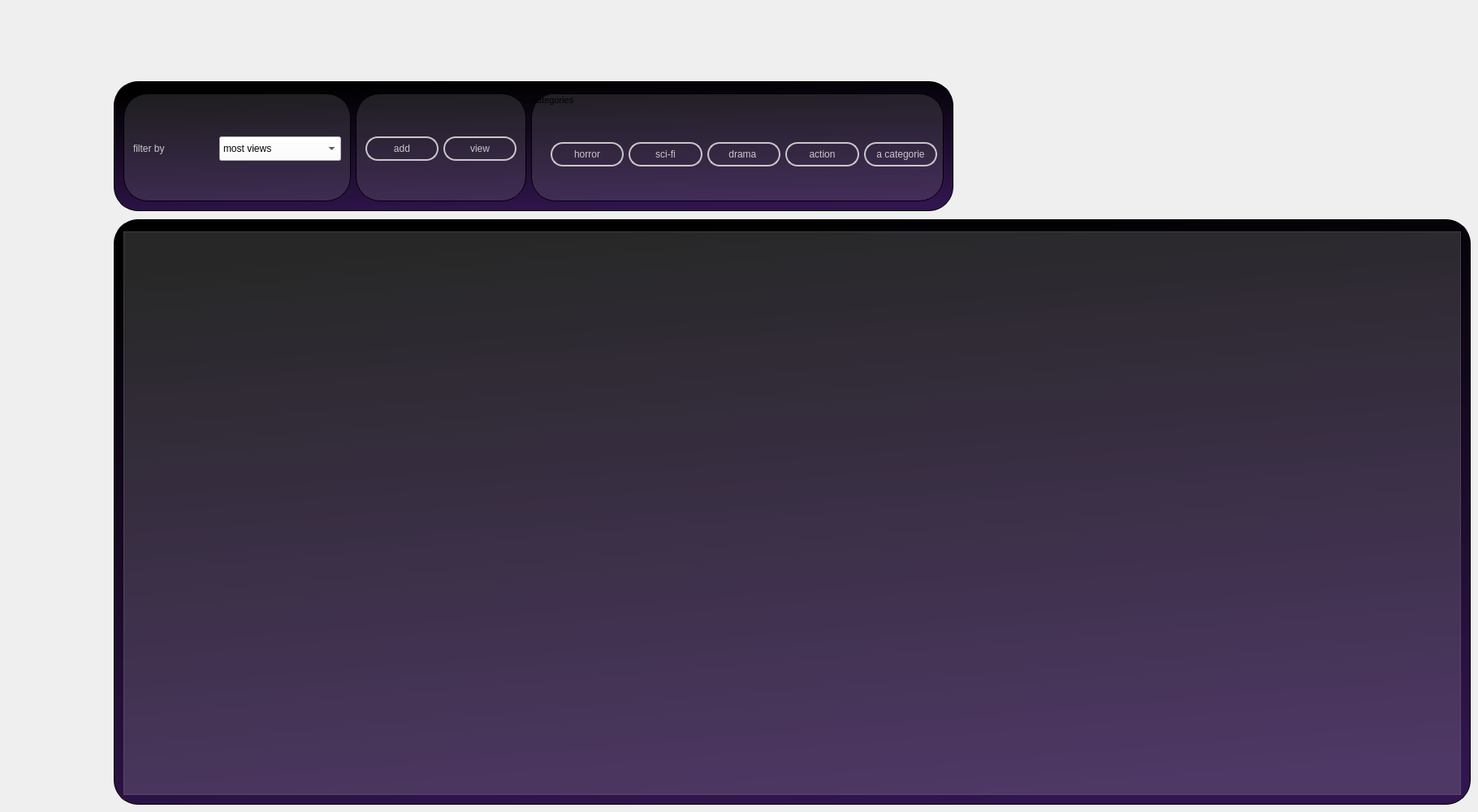
   <widget class="QWidget" name="listemovie">
    <property name="styleSheet">
     <string notr="true">QPushButton 
{
		background-color : rgba(125,125,125,0);
		color : rgba(200,200,200,255);
		border: 2px solid rgba(200,200,200,255);
    	border-radius: 15px;
}

/*QScrollBar {
		background: #D3D3D3;
		border: none;
		margin: 0;
		padding: 0;
		width: 15px;
	}
QScrollBar:groove {
		border-radius: 5px;
		background: gray;
		margin: 25px 0;
		width: 30px;
	}
	
	QScrollBar:handle {
		border: none;
		background: #D3D3D3;
		margin: 25px 0;
		min-height: 30px;
		min-width: 30px;
	}*/

QPushButton::hover
{
		background-color : rgba(255,255,255,255);
		border: 2px solid black;
		color : black;
    	border-radius: 15px;
		text-decoration : underline;
}

QPushButton::checked
{
		background-color : rgba(255,255,255,255);
		border: 2px solid black;
		color : black;
    	border-radius: 15px;
}


QPushButton::pressed
{
		background-color : rgba(255,255,255,255);
		border: 1px solid black;
		color : black;
    	border-radius: 15px;
}
QMainWindow ,QWidget#tab,#page,#page_2,#page_4
{

		background: black;
}

QLabel
{
		color: rgba(200,200,200,255);
}

QLineEdit , QTextEdit
{
		border-radius:15;
}

#groupBox_7ms , #groupBox_2ms
{
	border : none;
}

QTableView
{
		background : rgba(200,200,200,50);

}

QTableView::item
{
		background-color:rgba(49,28,71,100);
		border : 2px solid white ;
		font-size : 15px;
		max-width : 180px;

}

              QHeaderView::section {background-color: rgba(255,255,255,120);
color:white;}
              QHeaderView {background-color: rgba(49,28,71,100);
color:white;
}
              QTableCornerButton::section {background-color: rgba(49,28,71,100);}

 #groupBox_3ms , #groupBox_4ms , #groupBox_13ms,#groupBox_22ms
{
		background : rgba(150,150,150,50);
		border:1px solid black;

		border-radius : 30%;
		

}

#groupBoxms
{
		background :  rgba(150,150,150,50);
		border:1px solid black;
		border-radius : 30%;
}


#groupBoxmsms ,#groupBox_6ms ,#groupBox_7ms,#groupBox_20ms
{
		background : qlineargradient(spread:pad, x1:0.426227, y1:0, x2:0.625, y2:1, stop:0 rgba(0, 0, 0, 255), stop:1 rgba(49, 21, 78, 255));;
		border:1px solid black;
		border-radius : 30%;
}

#pushButton_3ms ,#upimagems
{
		background : white;		
		border-image : url(&quot;icon.png&quot;);
}

#pushButton_3ms , #upimagems::hover
{
		background : rgba(200,200,200,255);		
		border-image : url(&quot;icon.png&quot;);
}
</string>
    </property>
    <widget class="QGroupBox" name="groupBox_7ms">
     <property name="geometry">
      <rect>
       <x>140</x>
       <y>270</y>
       <width>1671</width>
       <height>721</height>
      </rect>
     </property>
     <property name="sizePolicy">
      <sizepolicy hsizetype="Ignored" vsizetype="Preferred">
       <horstretch>0</horstretch>
       <verstretch>0</verstretch>
      </sizepolicy>
     </property>
     <property name="minimumSize">
      <size>
       <width>1</width>
       <height>700</height>
      </size>
     </property>
     <property name="maximumSize">
      <size>
       <width>2000</width>
       <height>800</height>
      </size>
     </property>
     <property name="title">
      <string/>
     </property>
     <property name="alignment">
      <set>Qt::AlignCenter</set>
     </property>
     <layout class="QVBoxLayout" name="verticalLayout">
      <item>
       <widget class="QTableView" name="tableViewms">
        <property name="minimumSize">
         <size>
          <width>1200</width>
          <height>6</height>
         </size>
        </property>
        <property name="maximumSize">
         <size>
          <width>10000007</width>
          <height>100000</height>
         </size>
        </property>
        <property name="font">
         <font>
          <pointsize>15</pointsize>
         </font>
        </property>
        <property name="lineWidth">
         <number>11</number>
        </property>
        <property name="midLineWidth">
         <number>10</number>
        </property>
        <property name="sizeAdjustPolicy">
         <enum>QAbstractScrollArea::AdjustToContents</enum>
        </property>
        <property name="autoScrollMargin">
         <number>5</number>
        </property>
        <property name="editTriggers">
         <set>QAbstractItemView::NoEditTriggers</set>
        </property>
        <property name="alternatingRowColors">
         <bool>true</bool>
        </property>
        <property name="sortingEnabled">
         <bool>true</bool>
        </property>
        <attribute name="horizontalHeaderCascadingSectionResizes">
         <bool>true</bool>
        </attribute>
        <attribute name="horizontalHeaderMinimumSectionSize">
         <number>160</number>
        </attribute>
        <attribute name="horizontalHeaderDefaultSectionSize">
         <number>164</number>
        </attribute>
        <attribute name="horizontalHeaderStretchLastSection">
         <bool>true</bool>
        </attribute>
        <attribute name="verticalHeaderVisible">
         <bool>false</bool>
        </attribute>
        <attribute name="verticalHeaderCascadingSectionResizes">
         <bool>true</bool>
        </attribute>
        <attribute name="verticalHeaderMinimumSectionSize">
         <number>200</number>
        </attribute>
        <attribute name="verticalHeaderDefaultSectionSize">
         <number>300</number>
        </attribute>
        <attribute name="verticalHeaderShowSortIndicator" stdset="0">
         <bool>true</bool>
        </attribute>
        <attribute name="verticalHeaderStretchLastSection">
         <bool>true</bool>
        </attribute>
       </widget>
      </item>
     </layout>
    </widget>
    <widget class="QGroupBox" name="groupBoxmsms">
     <property name="geometry">
      <rect>
       <x>140</x>
       <y>100</y>
       <width>1034</width>
       <height>160</height>
      </rect>
     </property>
     <property name="minimumSize">
      <size>
       <width>1000</width>
       <height>160</height>
      </size>
     </property>
     <property name="maximumSize">
      <size>
       <width>2000</width>
       <height>1000</height>
      </size>
     </property>
     <property name="title">
      <string/>
     </property>
     <layout class="QHBoxLayout" name="horizontalLayout_3">
      <item>
       <widget class="QGroupBox" name="groupBox_13ms">
        <property name="title">
         <string/>
        </property>
        <layout class="QHBoxLayout" name="horizontalLayout">
         <item>
          <widget class="QLabel" name="labelms">
           <property name="minimumSize">
            <size>
             <width>100</width>
             <height>30</height>
            </size>
           </property>
           <property name="maximumSize">
            <size>
             <width>100</width>
             <height>30</height>
            </size>
           </property>
           <property name="styleSheet">
            <string notr="true">background:transparent;</string>
           </property>
           <property name="text">
            <string>filter by</string>
           </property>
          </widget>
         </item>
         <item>
          <widget class="QComboBox" name="comboBoxms">
           <property name="minimumSize">
            <size>
             <width>150</width>
             <height>30</height>
            </size>
           </property>
           <property name="maximumSize">
            <size>
             <width>200</width>
             <height>30</height>
            </size>
           </property>
           <property name="styleSheet">
            <string notr="true">color : black;
background : white;</string>
           </property>
           <item>
            <property name="text">
             <string>most views</string>
            </property>
           </item>
           <item>
            <property name="text">
             <string>least views</string>
            </property>
           </item>
           <item>
            <property name="text">
             <string>trending ?</string>
            </property>
           </item>
           <item>
            <property name="text">
             <string>recently added</string>
            </property>
           </item>
           <item>
            <property name="text">
             <string>oldest</string>
            </property>
           </item>
          </widget>
         </item>
        </layout>
       </widget>
      </item>
      <item>
       <widget class="QGroupBox" name="groupBox_3ms">
        <property name="title">
         <string/>
        </property>
        <layout class="QHBoxLayout" name="horizontalLayout_6">
         <item>
          <widget class="QPushButton" name="pushButton_2ms">
           <property name="minimumSize">
            <size>
             <width>90</width>
             <height>30</height>
            </size>
           </property>
           <property name="maximumSize">
            <size>
             <width>100</width>
             <height>30</height>
            </size>
           </property>
           <property name="text">
            <string>add</string>
           </property>
          </widget>
         </item>
         <item>
          <widget class="QPushButton" name="pushButton_12ms">
           <property name="minimumSize">
            <size>
             <width>90</width>
             <height>30</height>
            </size>
           </property>
           <property name="maximumSize">
            <size>
             <width>100</width>
             <height>30</height>
            </size>
           </property>
           <property name="text">
            <string>view</string>
           </property>
           <property name="checkable">
            <bool>false</bool>
           </property>
          </widget>
         </item>
        </layout>
       </widget>
      </item>
      <item>
       <widget class="QGroupBox" name="groupBox_4ms">
        <property name="font">
         <font>
          <pointsize>8</pointsize>
         </font>
        </property>
        <property name="title">
         <string>categories</string>
        </property>
        <layout class="QHBoxLayout" name="horizontalLayout_14">
         <item>
          <widget class="QGroupBox" name="groupBox_2ms">
           <property name="minimumSize">
            <size>
             <width>500</width>
             <height>50</height>
            </size>
           </property>
           <property name="maximumSize">
            <size>
             <width>16777215</width>
             <height>70</height>
            </size>
           </property>
           <property name="styleSheet">
            <string notr="true">background : transparent;</string>
           </property>
           <property name="title">
            <string/>
           </property>
           <layout class="QHBoxLayout" name="horizontalLayout_2">
            <item>
             <widget class="QPushButton" name="pushButton_10ms">
              <property name="minimumSize">
               <size>
                <width>90</width>
                <height>30</height>
               </size>
              </property>
              <property name="maximumSize">
               <size>
                <width>100</width>
                <height>30</height>
               </size>
              </property>
              <property name="text">
               <string>horror</string>
              </property>
              <property name="checkable">
               <bool>true</bool>
              </property>
             </widget>
            </item>
            <item>
             <widget class="QPushButton" name="pushButton_6ms">
              <property name="minimumSize">
               <size>
                <width>90</width>
                <height>30</height>
               </size>
              </property>
              <property name="maximumSize">
               <size>
                <width>100</width>
                <height>30</height>
               </size>
              </property>
              <property name="text">
               <string>sci-fi</string>
              </property>
              <property name="checkable">
               <bool>true</bool>
              </property>
             </widget>
            </item>
            <item>
             <widget class="QPushButton" name="pushButton_7ms">
              <property name="minimumSize">
               <size>
                <width>90</width>
                <height>30</height>
               </size>
              </property>
              <property name="maximumSize">
               <size>
                <width>100</width>
                <height>30</height>
               </size>
              </property>
              <property name="text">
               <string>drama </string>
              </property>
              <property name="checkable">
               <bool>true</bool>
              </property>
             </widget>
            </item>
            <item>
             <widget class="QPushButton" name="pushButton_8ms">
              <property name="minimumSize">
               <size>
                <width>90</width>
                <height>30</height>
               </size>
              </property>
              <property name="maximumSize">
               <size>
                <width>100</width>
                <height>30</height>
               </size>
              </property>
              <property name="text">
               <string>action</string>
              </property>
              <property name="checkable">
               <bool>true</bool>
              </property>
             </widget>
            </item>
            <item>
             <widget class="QPushButton" name="pushButton_9ms">
              <property name="minimumSize">
               <size>
                <width>90</width>
                <height>30</height>
               </size>
              </property>
              <property name="maximumSize">
               <size>
                <width>100</width>
                <height>30</height>
               </size>
              </property>
              <property name="text">
               <string>a categorie</string>
              </property>
              <property name="checkable">
               <bool>true</bool>
              </property>
             </widget>
            </item>
           </layout>
          </widget>
         </item>
        </layout>
       </widget>
      </item>
     </layout>
    </widget>
   </widget>
